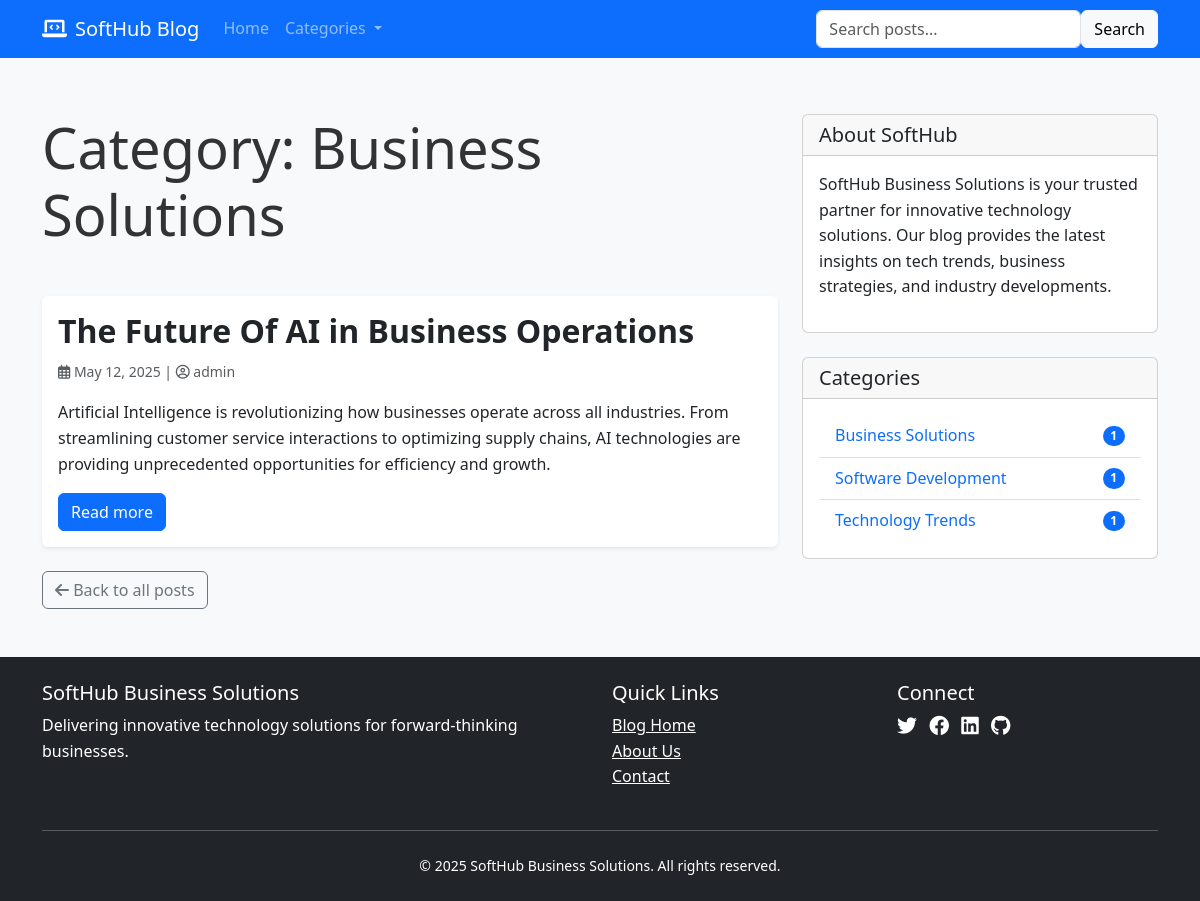
/blog/category/business-solutions/, run on the app's committed database.
### blog/models.py (models this page shows, shortened)
class Category(models.Model):
    name = models.CharField(max_length=100)
    slug = models.SlugField(max_length=100, unique=True)
    description = models.TextField(blank=True)
    class Meta:
        verbose_name = 'Category'
        verbose_name_plural = 'Categories'
        ordering = ['name']
    def get_absolute_url(self):
        return reverse('blog:category_posts', args=[self.slug])

class Post(models.Model):
    title = models.CharField(max_length=200)
    slug = models.SlugField(max_length=200, unique=True)
    author = models.ForeignKey(User, on_delete=models.CASCADE, related_name='blog_posts')
    featured_image = models.ImageField(upload_to='blog/featured_images/%Y/%m/', blank=True, null=True,
                                      help_text="Optional featured image for the blog post")
    content = models.TextField()
    excerpt = models.TextField(blank=True, null=True,
                             help_text="A short excerpt or summary of the post. If left blank, the first 50 words will be used.")
    published = models.BooleanField(default=False)
    created_at = models.DateTimeField(auto_now_add=True)
    updated_at = models.DateTimeField(auto_now=True)
    categories = models.ManyToManyField(Category, related_name='posts')
    class Meta:
        ordering = ['-created_at']
        indexes = [
            models.Index(fields=['-created_at']),
        ]
    def get_absolute_url(self):
        return reverse('blog:post_detail', args=[self.slug])
    def get_excerpt(self):
        if self.excerpt:
            return self.excerpt
        return ' '.join(self.content.split()[:50]) + '...'
    def image_preview(self):
        """Display thumbnail in admin"""
        if self.featured_image:
            return mark_safe(f'<img src="{self.featured_image.url}" width="150" />')
        return mark_safe('<span style="color:#ccc">No Image</span>')
    image_preview.short_description = 'Featured Image'

### blog/views.py (the view)
# urls.py: path('category/<slug:slug>/', views.CategoryPostsView.as_view(), name='category_posts'),
class CategoryPostsView(ListView):
    model = Post
    template_name = 'blog/category_posts.html'
    context_object_name = 'posts'
    paginate_by = 5
    def get_queryset(self):
        self.category = get_object_or_404(Category, slug=self.kwargs['slug'])
        return Post.objects.filter(categories=self.category, published=True)
    def get_context_data(self, **kwargs):
        context = super().get_context_data(**kwargs)
        context['category'] = self.category
        context['categories'] = Category.objects.all()
        context['search_form'] = SearchForm()
        return context

### blog/forms.py
class SearchForm(forms.Form):
    q = forms.CharField(
        label='',
        widget=forms.TextInput(attrs={
            'class': 'form-control me-2',
            'placeholder': 'Search posts...',
            'aria-label': 'Search'
        })
    )

### blog/templates/blog/category_posts.html (shortened to what this page needs)
{% extends 'blog/base.html' %}
{% block content %}
<div class="mb-5">
    <h1 class="display-4 mb-2">Category: {{ category.name }}</h1>
</div>
{% for post in posts %}
<article class="card mb-4 post-card">
    <div class="row g-0">
        {% if post.featured_image %}
        <div class="col-md-4">
            <a href="{{ post.get_absolute_url }}">
                <img src="{{ post.featured_image.url }}" class="img-fluid rounded-start post-card-image" alt="{{ post.title }}">
            </a>
        </div>
        <div class="col-md-8">
        {% else %}
        <div class="col-md-12">
        {% endif %}
            <div class="card-body">
                <h2 class="card-title">
                    <a href="{{ post.get_absolute_url }}" class="text-decoration-none">{{ post.title }}</a>
                </h2>
                <p class="card-text text-muted">
                    <small>
                        <i class="far fa-calendar-alt"></i> {{ post.created_at|date:"F j, Y" }} |
                        <i class="far fa-user-circle"></i> {{ post.author.get_full_name|default:post.author.username }}
                    </small>
                </p>
                <div class="card-text mb-3">
                    {{ post.get_excerpt|safe }}
                </div>
                <a href="{{ post.get_absolute_url }}" class="btn btn-primary">Read more</a>
            </div>
        </div>
    </div>
</article>
{% empty %}
<div class="alert alert-info">
    <p class="mb-0">No posts available in this category yet.</p>
</div>
{% endfor %}
<div class="mt-4">
    <a href="{% url 'blog:post_list' %}" class="btn btn-outline-secondary">
        <i class="fas fa-arrow-left"></i> Back to all posts
    </a>
</div>
{% endblock %}

### blog/templates/blog/base.html (shortened to what this page needs)
<!DOCTYPE html>
<html lang="en">
<head>
    <link href="https://cdn.jsdelivr.net/npm/bootstrap@5.3.0-alpha1/dist/css/bootstrap.min.css" rel="stylesheet">
    <link rel="stylesheet" href="https://cdnjs.cloudflare.com/ajax/libs/font-awesome/6.0.0/css/all.min.css">
    {% load static %}
    <link rel="stylesheet" href="{% static 'blog/css/styles.css' %}">
</head>
<body>
    <header>
        <nav class="navbar navbar-expand-lg navbar-dark bg-primary">
            <div class="container">
                <a class="navbar-brand" href="{% url 'blog:post_list' %}">
                    <i class="fas fa-laptop-code me-2"></i>SoftHub Blog
                </a>
                <div class="collapse navbar-collapse" id="navbarSupportedContent">
                    <ul class="navbar-nav me-auto mb-2 mb-lg-0">
                        <li class="nav-item">
                            <a class="nav-link {% if request.path == '/blog/' %}active{% endif %}" href="{% url 'blog:post_list' %}">Home</a>
                        </li>
                        <li class="nav-item dropdown">
                            <a class="nav-link dropdown-toggle" href="#" id="navbarDropdown" role="button" data-bs-toggle="dropdown" aria-expanded="false">
                                Categories
                            </a>
                        </li>
                    </ul>
                    <form class="d-flex" action="{% url 'blog:search_results' %}" method="get">
                        {{ search_form }}
                        <button class="btn btn-light" type="submit">Search</button>
                    </form>
                </div>
            </div>
        </nav>
    </header>
    <main class="container py-4">
        <div class="row">
            <div class="col-md-8">
                {% block content %}{% endblock %}
            </div>
            <div class="col-md-4">
                <div class="card mb-4">
                    <div class="card-header">
                        <h5 class="mb-0">About SoftHub</h5>
                    </div>
                    <div class="card-body">
                        <p>SoftHub Business Solutions is your trusted partner for innovative technology solutions. Our blog provides the latest insights on tech trends, business strategies, and industry developments.</p>
                    </div>
                </div>
                <div class="card">
                    <div class="card-header">
                        <h5 class="mb-0">Categories</h5>
                    </div>
                    <div class="card-body">
                        <ul class="list-group list-group-flush">
                            {% for category in categories %}
                            <li class="list-group-item d-flex justify-content-between align-items-center">
                                <a href="{{ category.get_absolute_url }}" class="text-decoration-none">{{ category.name }}</a>
                                <span class="badge bg-primary rounded-pill">{{ category.posts.count }}</span>
                            </li>
                            {% empty %}
                            <li class="list-group-item">No categories available</li>
                            {% endfor %}
                        </ul>
                    </div>
                </div>
            </div>
        </div>
    </main>
    <footer class="bg-dark text-white mt-4 py-4">
        <div class="container">
            <div class="row">
                <div class="col-md-6">
                    <h5>SoftHub Business Solutions</h5>
                    <p>Delivering innovative technology solutions for forward-thinking businesses.</p>
                </div>
                <div class="col-md-3">
                    <h5>Quick Links</h5>
                    <ul class="list-unstyled">
                        <li><a href="{% url 'blog:post_list' %}" class="text-white">Blog Home</a></li>
                        <li><a href="#" class="text-white">About Us</a></li>
                        <li><a href="#" class="text-white">Contact</a></li>
                    </ul>
                </div>
                <div class="col-md-3">
                    <h5>Connect</h5>
                    <div class="social-links">
                        <a href="#" class="text-white me-2"><i class="fab fa-twitter fa-lg"></i></a>
                        <a href="#" class="text-white me-2"><i class="fab fa-facebook fa-lg"></i></a>
                        <a href="#" class="text-white me-2"><i class="fab fa-linkedin fa-lg"></i></a>
                        <a href="#" class="text-white"><i class="fab fa-github fa-lg"></i></a>
                    </div>
                </div>
            </div>
            <hr class="my-4">
            <div class="row">
                <div class="col-md-12">
                    <p class="small text-center mb-0">&copy; {% now "Y" %} SoftHub Business Solutions. All rights reserved.</p>
                </div>
            </div>
        </div>
    </footer>
</body>
</html>

### blog/static/blog/css/styles.css (style rules this page uses)
body { font-family: 'Segoe UI', Tahoma, Geneva, Verdana, sans-serif; color: #333; line-height: 1.6; background-color: #f8f9fa; }
header { margin-bottom: 2rem; }
.post-card { transition: transform 0.3s ease, box-shadow 0.3s ease; border: none; box-shadow: 0 0.125rem 0.25rem rgba(0, 0, 0, 0.075); overflow: hidden; }
.post-card .card-title { font-weight: 600; color: #212529; }
.post-card .card-title a { color: inherit; }
.social-links a { transition: opacity 0.3s ease; }

### data on the page
Category: name "Business Solutions", posts.count "1"
Post: title "The Future Of AI in Business Operations", created_at "May 12, 2025", author.get_full_name "admin", get_excerpt "Artificial Intelligence is revolutionizing how businesses operate across all industries. From streamlining customer service interactions to optimizing supply chains, AI technologies are providing unprecedented opportunities for efficiency and growth."
Category: name "Software Development", posts.count "1"
Category: name "Technology Trends", posts.count "1"
